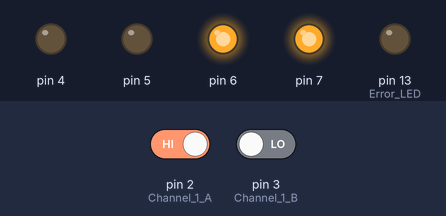
A sketch run on a simulated Arduino Uno, built with avr-gcc and run on an emulated ATmega328P. Parts: output pins drawn as LEDs (lit = HIGH). Inputs (shaded band) come from the test bench; at power-on: pin 2 (Channel_1_A) HIGH, pin 3 (Channel_1_B) LOW.

Above: at 1.2 s.
1.3 s: pin 2 (Channel_1_A) driven LOW
2.8 s: pin 2 (Channel_1_A) driven HIGH
4.3 s: pin 2 (Channel_1_A) driven LOW and pin 3 (Channel_1_B) driven HIGH
At 5.0 s:
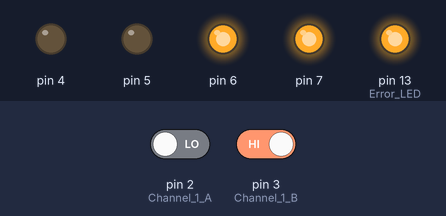
5.8 s: pin 3 (Channel_1_B) driven LOW
7.3 s: pin 3 (Channel_1_B) driven HIGH
Timing chart, 0 to 9.8 s (numbered marks = the images above; inputs shaded):
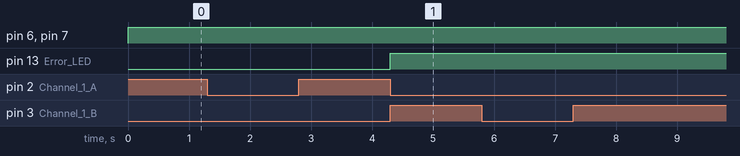

Measured:
- after the input at 4.3 s, pin 13 (Error_LED): LOW → HIGH at once

The sketch:

Single_Channel_Quad-Pulse_fw_v07.ino
```cpp
// Optimized single channel quadrature to pulse converter front-end intended to be used with uMD1

// v01 - Basic implementation
// v06 - Direct PORT calls
// v07 - Differential output for Up/Down

// Signals: A=D2, B=D3, Up_P = D4, Up_N = D6, Down_P = D5, Down_N = D7.

#define FirmwareVersion 0106

#define Pin1A 4
#define Pin1B 8
#define Up_P 16
#define Down_P 32
#define Up_N 64
#define Down_N 128
#define Error 32

int oldState1 = 0;
int newState1 = 0;
int count = 0;

void setup()
{
  pinMode(2, INPUT);   // Channel 1 A
  pinMode(3, INPUT);   // Channel 1 B
  pinMode(4, OUTPUT);  // Channel 1 Up_P Pulse
  pinMode(5, OUTPUT);  // Channel 1 Down_P Pulse
  pinMode(6, OUTPUT);  // Channel 1 Up_N Pulse
  pinMode(7, OUTPUT);  // Channel 1 Down_N Pulse

  pinMode(13, OUTPUT);  // Error LED

  PORTB = 0;   // Reset Error LED.

  newState1 = PIND & (Pin1A | Pin1B);
}

void loop ()
{
  for(count=10;count>0;count--) digitalWrite(7, HIGH); // Delay to stretch LED on-time for demo.

  oldState1 = newState1;
  newState1 = PIND & (Pin1A | Pin1B);

  PORTD = Up_N | Down_N;   // Reset Up/Down outputs.

  if (oldState1 == 0)
    {
      if (newState1 == 0) {}        // No change.
      else if (newState1 == Pin1A)
        {
            PORTD = Up_P | Down_N;
        }
      else if (newState1 == Pin1B)
        {
            PORTD = Down_P | Up_N;
        }
     else  PORTB = Error;   // Set Error LED.
    }
  else if (oldState1 == Pin1A)
    {
      if (newState1 == Pin1A) {}        // No change.
      else if (newState1 == 0)
        {
            PORTD = Down_P | Up_N;
        }
      else if (newState1 == (Pin1A | Pin1B))
        {
            PORTD = Up_P | Down_N;
        }
      else  PORTB = Error;   // Set Error LED.
    }
  else if (oldState1 == Pin1B)
    {
      if (newState1 == Pin1B) {}        // No change.
      else if (newState1 == 0)
        {
            PORTD = Up_P | Down_N;
        }
      else if (newState1 == (Pin1A | Pin1B))
        {
            PORTD = Down_P | Up_N;
        }
      else  PORTB = Error;   // Set Error LED.
    }
  else if (oldState1 == (Pin1A | Pin1B))
    {
      if (newState1 == (Pin1A | Pin1B)) {}        // No change.
      else if (newState1 == Pin1B)
        {
           PORTD = Up_P | Down_N;
        }
      else if (newState1 == Pin1A)
        {
           PORTD = Down_P | Up_N;
        }
      else PORTB = Error;   // Set Error LED.
    }
}
```
